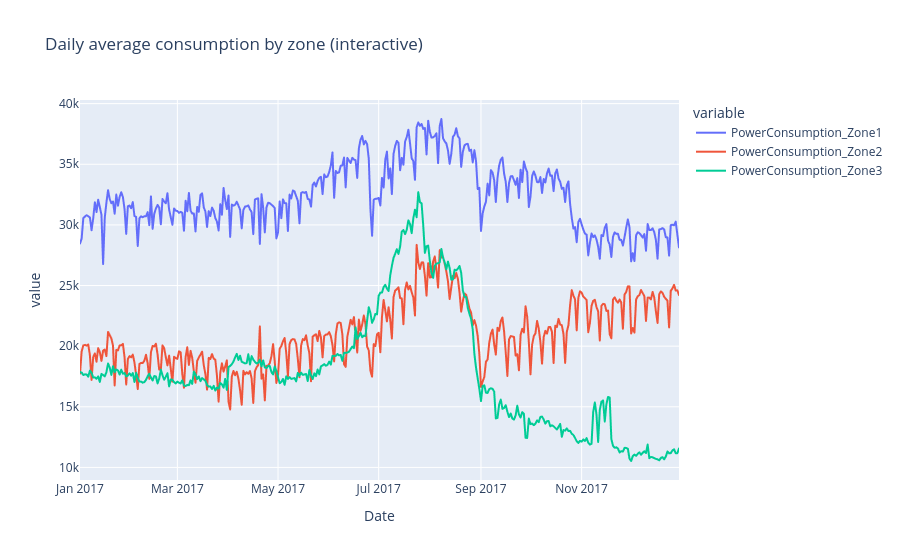

The notebook cell this image was saved under:
### Code cell
import plotly. express as px
fig= px.line(daily_avg, title= "Daily average consumption by zone (interactive)")
fig.write_html("charts/9_interactive_daily_trend.html")
fig.show()

### Figure 1 — Plotly figure (JSON) as saved in the notebook; plotly's stock layout.template omitted (floating-point values rounded to 4 significant figures; data arrays with more than 128 entries replaced by an {"elided": "..."} marker saying what was removed)
{"data": [{"hovertemplate": "variable=PowerConsumption_Zone1<br>Date=%{x}<br>value=%{y}<extra></extra>", "legendgroup": "PowerConsumption_Zone1", "line": {"color": "#636efa", "dash": "solid"}, "marker": {"symbol": "circle"}, "mode": "lines", "name": "PowerConsumption_Zone1", "showlegend": true, "type": "scattergl", "x": {"elided": "364 str values"}, "xaxis": "x", "y": {"elided": "364 float values"}, "yaxis": "y"}, {"hovertemplate": "variable=PowerConsumption_Zone2<br>Date=%{x}<br>value=%{y}<extra></extra>", "legendgroup": "PowerConsumption_Zone2", "line": {"color": "#EF553B", "dash": "solid"}, "marker": {"symbol": "circle"}, "mode": "lines", "name": "PowerConsumption_Zone2", "showlegend": true, "type": "scattergl", "x": {"elided": "364 str values"}, "xaxis": "x", "y": {"elided": "364 float values"}, "yaxis": "y"}, {"hovertemplate": "variable=PowerConsumption_Zone3<br>Date=%{x}<br>value=%{y}<extra></extra>", "legendgroup": "PowerConsumption_Zone3", "line": {"color": "#00cc96", "dash": "solid"}, "marker": {"symbol": "circle"}, "mode": "lines", "name": "PowerConsumption_Zone3", "showlegend": true, "type": "scattergl", "x": {"elided": "364 str values"}, "xaxis": "x", "y": {"elided": "364 float values"}, "yaxis": "y"}], "layout": {"legend": {"title": {"text": "variable"}, "tracegroupgap": 0}, "title": {"text": "Daily average consumption by zone (interactive)"}, "xaxis": {"anchor": "y", "domain": [0, 1], "title": {"text": "Date"}}, "yaxis": {"anchor": "x", "domain": [0, 1], "title": {"text": "value"}}}}
